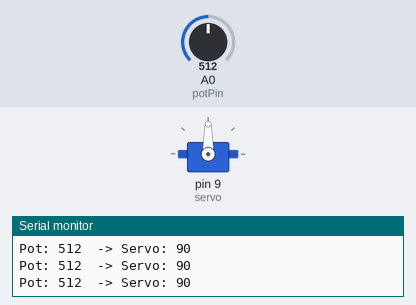
A sketch run on a simulated Arduino Uno, built with avr-gcc and run on an emulated ATmega328P. Shown: servo, the last lines printed to the serial monitor. Inputs (shaded band) come from the test bench; at power-on: A0 (potPin) = 512.

Above: at 1.2 s.
1.3 s: A0 (potPin) set to 556
At 2.5 s:
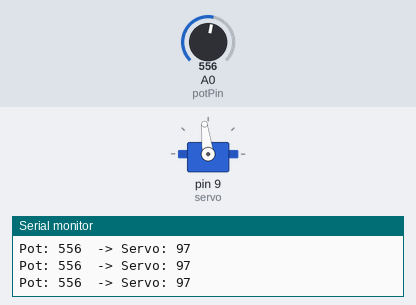
2.8 s: A0 (potPin) set to 582
At 3.9 s:
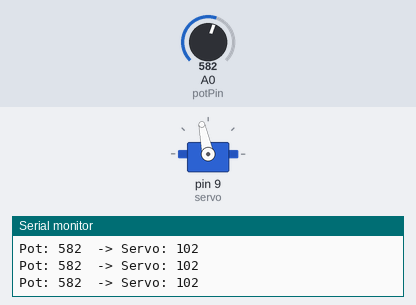
4.3 s: A0 (potPin) set to 306
At 5.3 s:
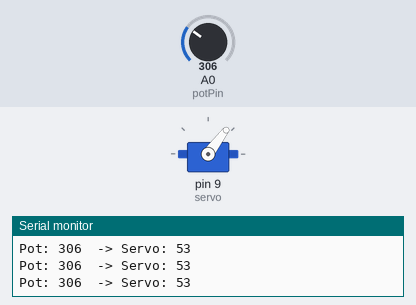
5.8 s: A0 (potPin) set to 106
At 6.3 s:
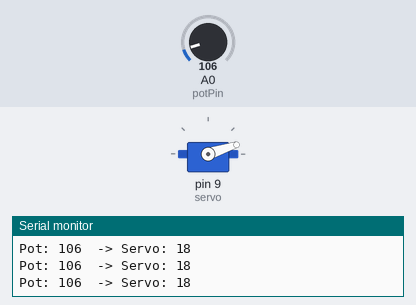
7.3 s: A0 (potPin) set to 92
At 8.5 s:
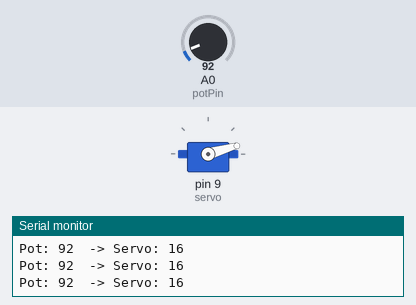
8.8 s: A0 (potPin) set to 122
At 10.0 s:
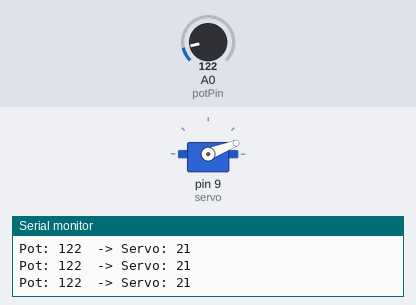
Timing chart, 0 to 11.3 s (numbered marks = the images above; inputs shaded):
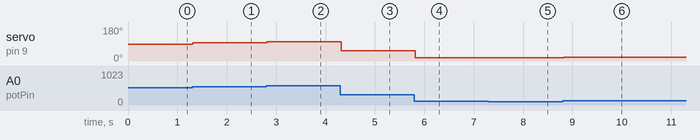

The sketch:

Servo.ino
```cpp
#include <Servo.h>

Servo servo;
int potPin = A0;
int valor;
int angulo;

unsigned long lastSample = 0;
unsigned long sampleInterval = 10; // 100 Hz = cada 10 ms

void setup() {
  servo.attach(9);        // Pin donde está conectado el servo
  Serial.begin(9600);
}

void loop() {
  unsigned long now = millis();
  if (now - lastSample >= sampleInterval) {
    lastSample = now;

    valor = analogRead(potPin);              // 0-1023
    angulo = map(valor, 0, 1023, 0, 180);    // Servo: 0° a 180°
   // angulo = ;
    servo.write(angulo);  // Enviar ángulo al servo

    Serial.print("Pot: ");
    Serial.print(valor);
    Serial.print("  -> Servo: ");
    Serial.println(angulo);
  }
  //delay(1000);
}
```

Measured:
- after the input at 1.3 s, servo on pin 9 (servo): 90° → 97° at once
- after the input at 2.8 s, servo on pin 9 (servo): 97° → 102° at once
- after the input at 4.3 s, servo on pin 9 (servo): 102° → 53° at once
- after the input at 5.8 s, servo on pin 9 (servo): 53° → 18° at once
- after the input at 7.3 s, servo on pin 9 (servo): 18° → 16° at once
- after the input at 8.8 s, servo on pin 9 (servo): 16° → 21° at once
